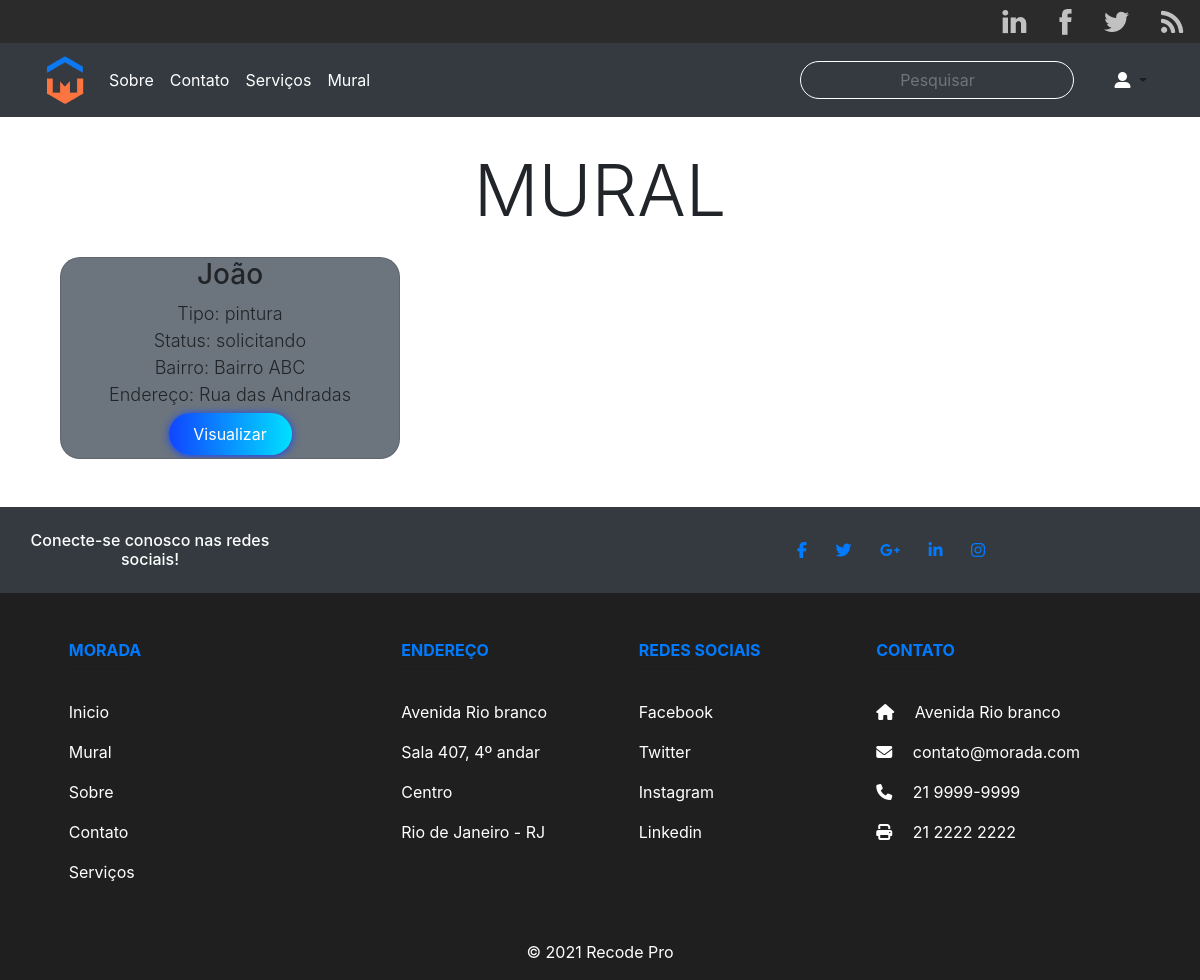
Before: /mural.php?pesquisar=Rua das Andradas with the older database file.
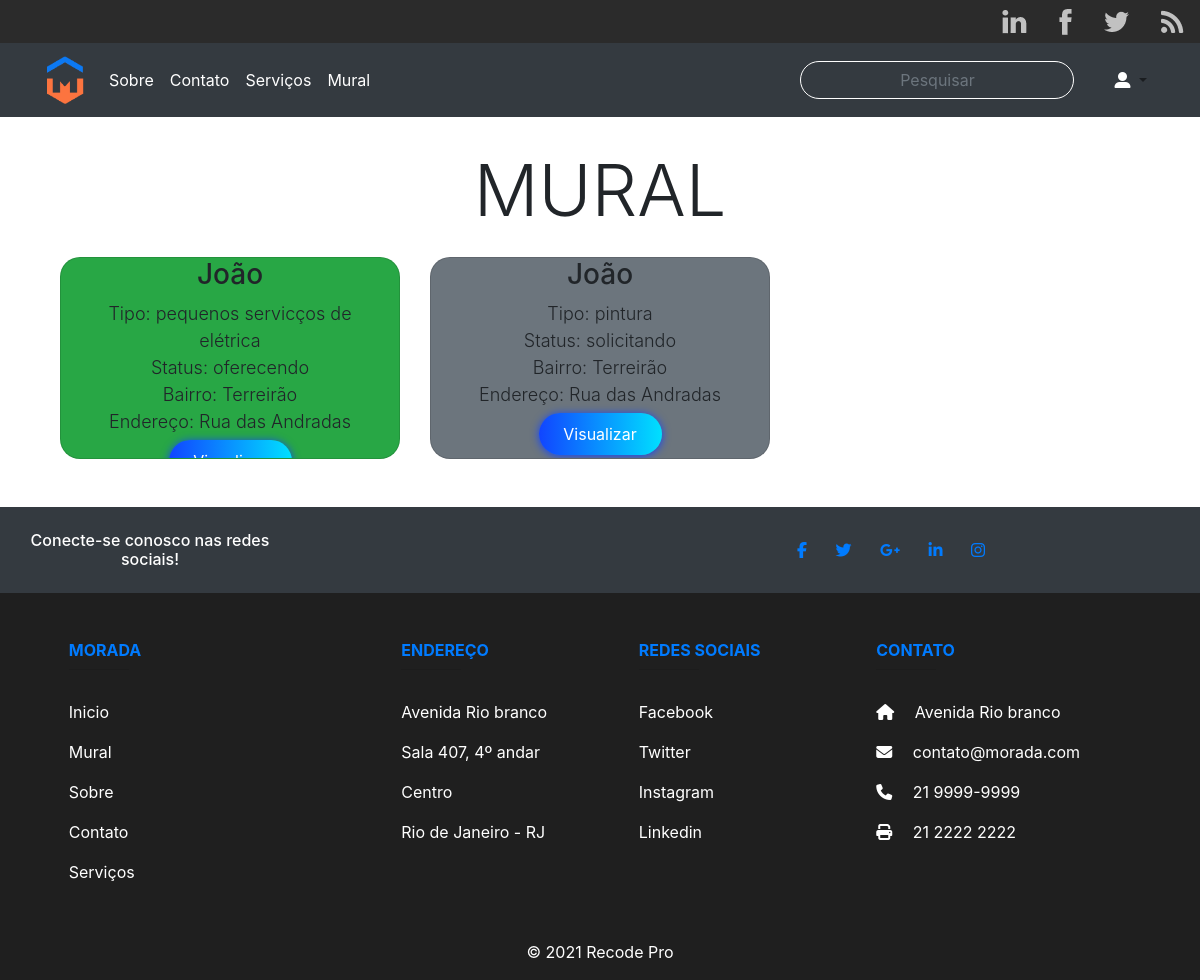
After: the same page with the newer database file.
### tables this page shows
CREATE TABLE `servicos` (
  `idservicos` int NOT NULL AUTO_INCREMENT,
  `usuario` int DEFAULT NULL,
  `tipo` varchar(45) DEFAULT NULL,
  `categoria` varchar(45) DEFAULT NULL,
  `descricao` varchar(700) DEFAULT NULL,
  `email` varchar(45) DEFAULT NULL,
  `parceiro` varchar(100) DEFAULT NULL,
  `mensagem` varchar(500) DEFAULT NULL,
  PRIMARY KEY (`idservicos`),
  KEY `fk_servicos_idx` (`usuario`),
  CONSTRAINT `fk_servicos` FOREIGN KEY (`usuario`) REFERENCES `usuarios` (`idusuario`)
);

CREATE TABLE `usuarios` (
  `idusuario` int NOT NULL AUTO_INCREMENT,
  `nome` varchar(45) DEFAULT NULL,
  `sobrenome` varchar(45) DEFAULT NULL,
  `email` varchar(45) DEFAULT NULL,
  `senha` varchar(45) DEFAULT NULL,
  `sobre` varchar(45) DEFAULT NULL,
  `endereco` varchar(45) DEFAULT NULL,
  `bairro` varchar(45) DEFAULT NULL,
  `cep` varchar(45) DEFAULT NULL,
  `telefone` varchar(45) DEFAULT NULL,
  `complemento` varchar(45) DEFAULT NULL,
  `estrela` varchar(45) DEFAULT NULL,
  PRIMARY KEY (`idusuario`)
);

### mural.php (the view, shortened to what this page needs)
<?php
require "./php/actions/conexaodb.php";
?>
<!DOCTYPE html>
<html lang="pt-BR">
<head>
    <link rel="stylesheet" href="css/projetos.css">
    <link rel="stylesheet" href="https://stackpath.bootstrapcdn.com/bootstrap/4.1.3/css/bootstrap.min.css">
</head>
<body>
<?php
require "./php/includes/menu.php"; ?>
    <div class="container text-center">
        <h3 class="display-3 " style=" margin-top:30px;">MURAL</h3>
    </div>
    <div class="container">
        <div class="container mt-4 text-center">
            <div class="row">
                <?php
                $pesquisar = '';
                if (!empty($_GET['pesquisar'])) {
                    $pesquisar = $_GET['pesquisar'];
                }
                $result_usuarios = "SELECT nome, descricao, bairro, endereco, idusuario, tipo FROM usuarios JOIN servicos ON usuarios.idusuario = servicos.usuario WHERE descricao > '0' and  endereco LIKE '%$pesquisar%';";
                $result = $conn->query($result_usuarios);
                if ($result->num_rows > 0 && $pesquisar === 0) {
                    while ($row = $result->fetch_assoc()) {
                ?>
                        <div class="col-sm-4">
                            <div class="card mb-5 rounded">
                                <div class="container">
                                    <div class=" anyClass">
                                        <h3 class="display-7"><?php echo $row['nome']; ?></h3>
                                        <p class="lead"><?php echo "Status: ", $row['tipo']; ?></p>
                                        <p class=" lead"><?php echo "Tipo: ", $row['descricao']; ?></p>
                                        <p class="lead"><?php echo "Bairro: ", $row['bairro']; ?></p>
                                        <p class="lead"><?php echo "Rua", $row['endereco']; ?></p>
                                        <button type="button" class="btn text-white edit"><a href="./perfilpublico.php?id=<?php echo $row['idusuario']; ?>">Visualizar</a></button>
                                    </div>
                                </div>
                            </div>
                        </div>
                    <?php }
                } else {
                    while ($row = $result->fetch_assoc()) {
                        if($row['tipo'] === 'oferecendo') {?>
                        <div class="col-sm-4">
                            <div class="card mb-5 rounded bg-success">
                                <div class="container">
                                    <div class="anyClass">
                                        <h3 class="display-7"><?php echo $row['nome']; ?></h3>
                                        <p class=" lead"><?php echo "Tipo: ", $row['descricao']; ?></p>
                                        <p class="lead"><?php echo "Status: ", $row['tipo']; ?></p>
                                        <p class="lead"><?php echo "Bairro: ", $row['bairro']; ?></p>
                                        <p class="lead"><?php echo "Endereço: ", $row['endereco']; ?></p>
                                        <button type="button" class="btn text-white edit"><a href="./perfilpublico.php?id=<?php echo $row['idusuario']; ?>">Visualizar</a></button>
                                    </div>
                                </div>
                            </div>
                        </div>
                <?php }  else if ($row['tipo'] === 'solicitando'){
                        if($row['tipo'] === 'solicitando') {?>
                            <div class="col-sm-4">
                                <div class="card mb-5 rounded bg-secondary">
                                    <div class="container">
                                        <div class="anyClass">
                                            <h3 class="display-7"><?php echo $row['nome']; ?></h3>
                                            <p class=" lead"><?php echo "Tipo: ", $row['descricao']; ?></p>
                                            <p class="lead"><?php echo "Status: ", $row['tipo']; ?></p>
                                            <p class="lead"><?php echo "Bairro: ", $row['bairro']; ?></p>
                                            <p class="lead"><?php echo "Endereço: ", $row['endereco']; ?></p>
                                            <button type="button" class="btn text-white edit"><a href="./perfilpublico.php?id=<?php echo $row['idusuario']; ?>">Visualizar</a></button>
                                        </div>
                                    </div>
                                </div>
                            </div>
        <?php  }
                  }
                    }  }?>
            </div>
        </div>
    </div>
</body>
</html>

Changed rows visible on the page:
removed servicos: usuario.nome "João", descricao "pintura", tipo "solicitando", usuario.bairro "Bairro ABC", usuario.endereco "Rua das Andradas"
now on this page (row edited): servicos: usuario.nome "João", descricao "pequenos servicços de elétrica", tipo "oferecendo", usuario.bairro "Terreirão", usuario.endereco "Rua das Andradas"
added servicos: usuario.nome "João", descricao "pintura", tipo "solicitando", usuario.bairro "Terreirão", usuario.endereco "Rua das Andradas"
